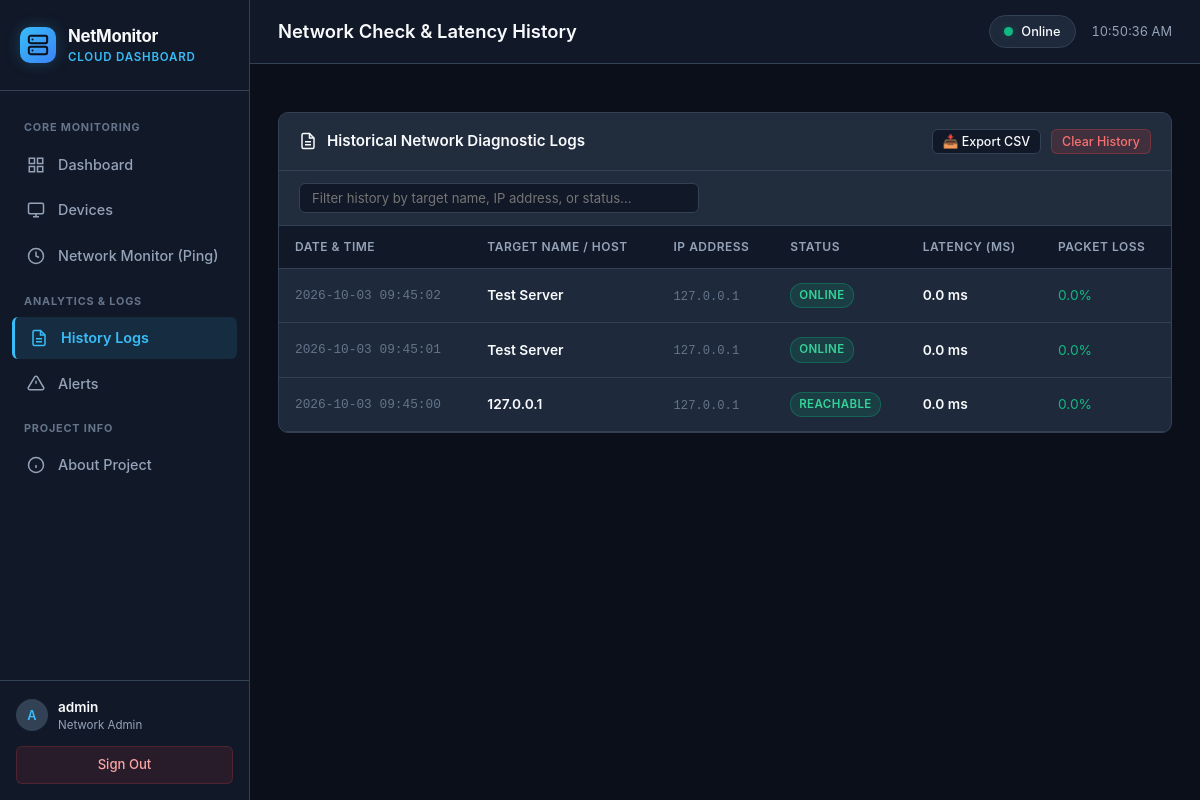
Screenshot of /history (signed in) with the database file from the repository.
### tables this page shows
CREATE TABLE network_logs (
            id INTEGER PRIMARY KEY AUTOINCREMENT,
            target TEXT NOT NULL,
            ip_address TEXT NOT NULL,
            status TEXT NOT NULL,
            latency_ms REAL DEFAULT 0,
            packet_loss REAL DEFAULT 0,
            timestamp TEXT NOT NULL
        );

### app.py (the view)
@app.route("/history")
@login_required
def history():
    conn = get_db()
    cursor = conn.cursor()
    cursor.execute("SELECT * FROM network_logs ORDER BY id DESC LIMIT 100")
    logs = cursor.fetchall()
    conn.close()
    return render_template("history.html", active_page="history", logs=logs, user=session.get("user"))

### app.py (called while the page is built)
def get_db():
    conn = sqlite3.connect(DATABASE_PATH)
    conn.row_factory = sqlite3.Row
    return conn

def login_required(f):
    @wraps(f)
    def decorated_function(*args, **kwargs):
        if "user" not in session:
            flash("Please log in to access the Network Monitoring Dashboard.", "warning")
            return redirect(url_for("login"))
        return f(*args, **kwargs)
    return decorated_function

### templates/history.html (shortened to what this page needs)
{% extends "base.html" %}
{% block header_title %}Network Check & Latency History{% endblock %}
{% block content %}
<div class="panel">
  <div class="panel-header">
    <div class="panel-title">
      <svg width="18" height="18" viewBox="0 0 24 24" fill="none" stroke="currentColor" stroke-width="2">
        <path d="M14 2H6a2 2 0 0 0-2 2v16a2 2 0 0 0 2 2h12a2 2 0 0 0 2-2V8z"></path>
        <polyline points="14 2 14 8 20 8"></polyline>
        <line x1="16" y1="13" x2="8" y2="13"></line>
        <line x1="16" y1="17" x2="8" y2="17"></line>
      </svg>
      Historical Network Diagnostic Logs
    </div>
    <div class="panel-actions">
      <button class="btn btn-secondary btn-sm" onclick="exportHistoryToCSV()">
        📥 Export CSV
      </button>
      <button class="btn btn-danger btn-sm" id="clearHistoryBtn">
        Clear History
      </button>
    </div>
  </div>
  <div class="panel-body" style="padding: 0;">
    <div style="padding: 12px 20px; border-bottom: 1px solid var(--border-color); background: rgba(255,255,255,0.01);">
      <input
        type="text"
        id="historyFilter"
        class="form-control"
        placeholder="Filter history by target name, IP address, or status..."
        style="max-width: 400px; padding: 6px 12px; font-size: 0.82rem;"
        onkeyup="filterHistoryTable()"
      >
    </div>
    <div class="table-responsive">
      <table class="data-table" id="historyTable">
        <thead>
          <tr>
            <th>Date & Time</th>
            <th>Target Name / Host</th>
            <th>IP Address</th>
            <th>Status</th>
            <th>Latency (ms)</th>
            <th>Packet Loss</th>
          </tr>
        </thead>
        <tbody>
          {% for log in logs %}
            <tr>
              <td style="font-size: 0.8rem; color: var(--text-dim); font-family: monospace;">
                {{ log.timestamp }}
              </td>
              <td>
                <span class="table-device-name">{{ log.target }}</span>
              </td>
              <td>
                <span class="table-device-ip">{{ log.ip_address }}</span>
              </td>
              <td>
                {% if log.status == 'Reachable' or log.status == 'Online' %}
                  <span class="badge badge-healthy">{{ log.status }}</span>
                {% elif log.status == 'Unreachable' or log.status == 'Offline' %}
                  <span class="badge badge-critical">{{ log.status }}</span>
                {% else %}
                  <span class="badge badge-warning">{{ log.status }}</span>
                {% endif %}
              </td>
              <td style="font-weight: 600;">
                {{ log.latency_ms }} ms
              </td>
              <td>
                {% if log.packet_loss > 0 %}
                  <span style="color: var(--accent-red); font-weight: 600;">{{ log.packet_loss }}%</span>
                {% else %}
                  <span style="color: var(--accent-green);">0.0%</span>
                {% endif %}
              </td>
            </tr>
          {% else %}
            <tr>
              <td colspan="6" style="text-align: center; color: var(--text-muted); padding: 30px;">
                No history logs recorded yet. Perform ping checks on the Monitor or Dashboard to populate history.
              </td>
            </tr>
          {% endfor %}
        </tbody>
      </table>
    </div>
  </div>
</div>
{% endblock %}

### static/css/style.css (style rules this page uses)
:root { --bg-primary: #0b0f19; --bg-secondary: #111827; --bg-card: #1e293b; --bg-card-hover: #243247; --border-color: #334155; --border-subtle: #1e293b; --text-main: #f8fafc; --text-muted: #94a3b8; --text-dim: #64748b; --accent-cyan: #38bdf8; --accent-blue: #3b82f6; --accent-purple: #818cf8; --accent-green: #10b981; --accent-yellow: #f59e0b; --accent-red: #ef4444; --green-glow: rgba(16, 185, 129, 0.25); --red-glow: rgba(239, 68, 68, 0.25); --yellow-glow: rgba(245, 158, 11, 0.25); --cyan-glow: rgba(56, 189, 248, 0.25); --font-family: -apple-system, BlinkMacSystemFont, "Segoe UI", Roboto, Oxygen, Ubuntu, Cantarell, "Helvetica Neue", sans-serif; --sidebar-width: 250px; --radius-sm: 6px; --radius-md: 10px; --radius-lg: 14px; }
* { box-sizing: border-box; margin: 0; padding: 0; }
body { font-family: var(--font-family); background-color: var(--bg-primary); color: var(--text-main); min-height: 100vh; line-height: 1.5; -webkit-font-smoothing: antialiased; }
.panel { background-color: var(--bg-card); border: 1px solid var(--border-color); border-radius: var(--radius-md); margin-bottom: 24px; overflow: hidden; }
.panel-header { padding: 16px 20px; border-bottom: 1px solid var(--border-color); display: flex; align-items: center; justify-content: space-between; background-color: rgba(255, 255, 255, 0.01); }
.panel-title { font-size: 0.95rem; font-weight: 600; color: var(--text-main); display: flex; align-items: center; gap: 10px; }
.panel-actions { display: flex; align-items: center; gap: 10px; }
.panel-body { padding: 20px; }
.btn { display: inline-flex; align-items: center; justify-content: center; gap: 8px; padding: 8px 16px; font-size: 0.85rem; font-weight: 500; border-radius: var(--radius-sm); border: 1px solid transparent; cursor: pointer; transition: all 0.2s ease; font-family: inherit; }
.btn-secondary { background-color: var(--bg-secondary); border-color: var(--border-color); color: var(--text-main); }
.btn-danger { background-color: rgba(239, 68, 68, 0.15); color: #f87171; border-color: rgba(239, 68, 68, 0.3); }
.btn-sm { padding: 4px 10px; font-size: 0.78rem; }
.form-control { width: 100%; padding: 10px 14px; background-color: var(--bg-secondary); border: 1px solid var(--border-color); border-radius: var(--radius-sm); color: var(--text-main); font-size: 0.9rem; font-family: inherit; transition: border-color 0.2s ease; }
.badge { display: inline-flex; align-items: center; gap: 5px; padding: 3px 8px; border-radius: 12px; font-size: 0.72rem; font-weight: 600; text-transform: uppercase; letter-spacing: 0.4px; }
.badge-healthy, .badge-online, .badge-reachable { background-color: rgba(16, 185, 129, 0.15); color: #34d399; border: 1px solid rgba(16, 185, 129, 0.3); }
.table-responsive { width: 100%; overflow-x: auto; }
.data-table { width: 100%; border-collapse: collapse; text-align: left; font-size: 0.86rem; }
.data-table th { padding: 12px 16px; background-color: var(--bg-secondary); color: var(--text-muted); font-weight: 600; font-size: 0.75rem; text-transform: uppercase; letter-spacing: 0.5px; border-bottom: 1px solid var(--border-color); }
.data-table td { padding: 14px 16px; border-bottom: 1px solid var(--border-color); color: var(--text-main); vertical-align: middle; }
.table-device-name { font-weight: 600; color: var(--text-main); display: block; }
.table-device-ip { font-size: 0.76rem; color: var(--text-dim); font-family: monospace; }

### rows the page displays
network_logs: timestamp "2026-10-03 09:45:02", target "Test Server", ip_address "127.0.0.1", status "ONLINE", latency_ms "0.0", packet_loss "0.0%"
network_logs: timestamp "2026-10-03 09:45:01", target "Test Server", ip_address "127.0.0.1", status "ONLINE", latency_ms "0.0", packet_loss "0.0%"
network_logs: timestamp "2026-10-03 09:45:00", target "127.0.0.1", ip_address "127.0.0.1", status "REACHABLE", latency_ms "0.0", packet_loss "0.0%"

### other values shown
{{ user.username[0]|upper if user and user.username else 'A' }} "A"
{{ user.username if user else 'Administrator' }} "admin"
{{ user.role if user else 'Network Admin' }} "Network Admin"
